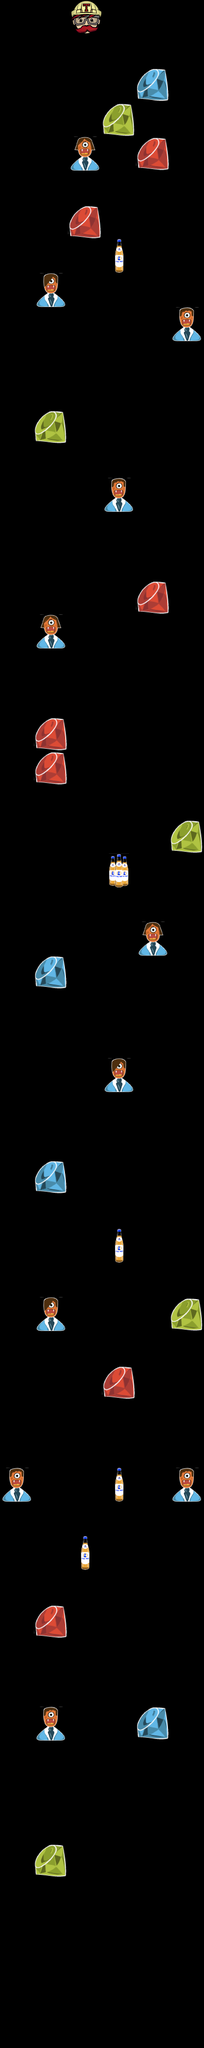

Below is a game level as drawn by its tile map, then a one-line description and the .tmx file that defines it, in full:
An orthogonal 6x60 tile map with 100x100 px tiles, 1 tile layer (Tile Layer 1), 2 tilesets.

<map version="1.0" orientation="orthogonal" width="6" height="60" tilewidth="100" tileheight="100">
 <tileset firstgid="1" name="game_background" tilewidth="100" tileheight="100">
  <image source="images/game_background.jpg" width="673" height="1065" />
 </tileset>
 <tileset firstgid="61" name="sprite_map" tilewidth="100" tileheight="100">
  <image source="graphics/sprite_map.png" width="500" height="500" />
 </tileset>
 <layer name="Tile Layer 1" width="6" height="60">
  <data>
   <tile gid="0" />
   <tile gid="0" />
   <tile gid="70" />
   <tile gid="0" />
   <tile gid="0" />
   <tile gid="0" />
   <tile gid="0" />
   <tile gid="0" />
   <tile gid="0" />
   <tile gid="0" />
   <tile gid="0" />
   <tile gid="0" />
   <tile gid="0" />
   <tile gid="0" />
   <tile gid="0" />
   <tile gid="0" />
   <tile gid="69" />
   <tile gid="0" />
   <tile gid="0" />
   <tile gid="0" />
   <tile gid="0" />
   <tile gid="65" />
   <tile gid="0" />
   <tile gid="0" />
   <tile gid="0" />
   <tile gid="0" />
   <tile gid="66" />
   <tile gid="0" />
   <tile gid="64" />
   <tile gid="0" />
   <tile gid="0" />
   <tile gid="0" />
   <tile gid="0" />
   <tile gid="0" />
   <tile gid="0" />
   <tile gid="0" />
   <tile gid="0" />
   <tile gid="0" />
   <tile gid="64" />
   <tile gid="0" />
   <tile gid="0" />
   <tile gid="0" />
   <tile gid="0" />
   <tile gid="0" />
   <tile gid="0" />
   <tile gid="72" />
   <tile gid="0" />
   <tile gid="0" />
   <tile gid="0" />
   <tile gid="67" />
   <tile gid="0" />
   <tile gid="0" />
   <tile gid="0" />
   <tile gid="0" />
   <tile gid="0" />
   <tile gid="0" />
   <tile gid="0" />
   <tile gid="0" />
   <tile gid="0" />
   <tile gid="68" />
   <tile gid="0" />
   <tile gid="0" />
   <tile gid="0" />
   <tile gid="0" />
   <tile gid="0" />
   <tile gid="0" />
   <tile gid="0" />
   <tile gid="0" />
   <tile gid="0" />
   <tile gid="0" />
   <tile gid="0" />
   <tile gid="0" />
   <tile gid="0" />
   <tile gid="65" />
   <tile gid="0" />
   <tile gid="0" />
   <tile gid="0" />
   <tile gid="0" />
   <tile gid="0" />
   <tile gid="0" />
   <tile gid="0" />
   <tile gid="0" />
   <tile gid="0" />
   <tile gid="0" />
   <tile gid="0" />
   <tile gid="0" />
   <tile gid="0" />
   <tile gid="68" />
   <tile gid="0" />
   <tile gid="0" />
   <tile gid="0" />
   <tile gid="0" />
   <tile gid="0" />
   <tile gid="0" />
   <tile gid="0" />
   <tile gid="0" />
   <tile gid="0" />
   <tile gid="0" />
   <tile gid="0" />
   <tile gid="0" />
   <tile gid="0" />
   <tile gid="0" />
   <tile gid="0" />
   <tile gid="0" />
   <tile gid="0" />
   <tile gid="0" />
   <tile gid="64" />
   <tile gid="0" />
   <tile gid="0" />
   <tile gid="66" />
   <tile gid="0" />
   <tile gid="0" />
   <tile gid="0" />
   <tile gid="0" />
   <tile gid="0" />
   <tile gid="0" />
   <tile gid="0" />
   <tile gid="0" />
   <tile gid="0" />
   <tile gid="0" />
   <tile gid="0" />
   <tile gid="0" />
   <tile gid="0" />
   <tile gid="0" />
   <tile gid="0" />
   <tile gid="0" />
   <tile gid="0" />
   <tile gid="64" />
   <tile gid="0" />
   <tile gid="0" />
   <tile gid="0" />
   <tile gid="0" />
   <tile gid="0" />
   <tile gid="64" />
   <tile gid="0" />
   <tile gid="0" />
   <tile gid="0" />
   <tile gid="0" />
   <tile gid="0" />
   <tile gid="0" />
   <tile gid="0" />
   <tile gid="0" />
   <tile gid="0" />
   <tile gid="0" />
   <tile gid="0" />
   <tile gid="0" />
   <tile gid="0" />
   <tile gid="0" />
   <tile gid="0" />
   <tile gid="65" />
   <tile gid="0" />
   <tile gid="0" />
   <tile gid="0" />
   <tile gid="71" />
   <tile gid="0" />
   <tile gid="0" />
   <tile gid="0" />
   <tile gid="0" />
   <tile gid="0" />
   <tile gid="0" />
   <tile gid="0" />
   <tile gid="0" />
   <tile gid="0" />
   <tile gid="0" />
   <tile gid="0" />
   <tile gid="0" />
   <tile gid="66" />
   <tile gid="0" />
   <tile gid="0" />
   <tile gid="69" />
   <tile gid="0" />
   <tile gid="0" />
   <tile gid="0" />
   <tile gid="0" />
   <tile gid="0" />
   <tile gid="0" />
   <tile gid="0" />
   <tile gid="0" />
   <tile gid="0" />
   <tile gid="0" />
   <tile gid="0" />
   <tile gid="0" />
   <tile gid="0" />
   <tile gid="0" />
   <tile gid="0" />
   <tile gid="0" />
   <tile gid="0" />
   <tile gid="0" />
   <tile gid="0" />
   <tile gid="67" />
   <tile gid="0" />
   <tile gid="0" />
   <tile gid="0" />
   <tile gid="0" />
   <tile gid="0" />
   <tile gid="0" />
   <tile gid="0" />
   <tile gid="0" />
   <tile gid="0" />
   <tile gid="0" />
   <tile gid="0" />
   <tile gid="0" />
   <tile gid="0" />
   <tile gid="0" />
   <tile gid="0" />
   <tile gid="69" />
   <tile gid="0" />
   <tile gid="0" />
   <tile gid="0" />
   <tile gid="0" />
   <tile gid="0" />
   <tile gid="0" />
   <tile gid="0" />
   <tile gid="0" />
   <tile gid="0" />
   <tile gid="0" />
   <tile gid="0" />
   <tile gid="0" />
   <tile gid="0" />
   <tile gid="72" />
   <tile gid="0" />
   <tile gid="0" />
   <tile gid="0" />
   <tile gid="0" />
   <tile gid="0" />
   <tile gid="0" />
   <tile gid="0" />
   <tile gid="0" />
   <tile gid="0" />
   <tile gid="67" />
   <tile gid="0" />
   <tile gid="0" />
   <tile gid="0" />
   <tile gid="65" />
   <tile gid="0" />
   <tile gid="0" />
   <tile gid="0" />
   <tile gid="0" />
   <tile gid="0" />
   <tile gid="0" />
   <tile gid="0" />
   <tile gid="0" />
   <tile gid="0" />
   <tile gid="64" />
   <tile gid="0" />
   <tile gid="0" />
   <tile gid="0" />
   <tile gid="0" />
   <tile gid="0" />
   <tile gid="0" />
   <tile gid="0" />
   <tile gid="0" />
   <tile gid="0" />
   <tile gid="0" />
   <tile gid="0" />
   <tile gid="0" />
   <tile gid="0" />
   <tile gid="0" />
   <tile gid="68" />
   <tile gid="0" />
   <tile gid="0" />
   <tile gid="72" />
   <tile gid="0" />
   <tile gid="68" />
   <tile gid="0" />
   <tile gid="0" />
   <tile gid="0" />
   <tile gid="0" />
   <tile gid="0" />
   <tile gid="0" />
   <tile gid="0" />
   <tile gid="0" />
   <tile gid="72" />
   <tile gid="0" />
   <tile gid="0" />
   <tile gid="0" />
   <tile gid="0" />
   <tile gid="0" />
   <tile gid="0" />
   <tile gid="0" />
   <tile gid="0" />
   <tile gid="0" />
   <tile gid="0" />
   <tile gid="64" />
   <tile gid="0" />
   <tile gid="0" />
   <tile gid="0" />
   <tile gid="0" />
   <tile gid="0" />
   <tile gid="0" />
   <tile gid="0" />
   <tile gid="0" />
   <tile gid="0" />
   <tile gid="0" />
   <tile gid="0" />
   <tile gid="0" />
   <tile gid="0" />
   <tile gid="0" />
   <tile gid="0" />
   <tile gid="0" />
   <tile gid="0" />
   <tile gid="68" />
   <tile gid="0" />
   <tile gid="0" />
   <tile gid="69" />
   <tile gid="0" />
   <tile gid="0" />
   <tile gid="0" />
   <tile gid="0" />
   <tile gid="0" />
   <tile gid="0" />
   <tile gid="0" />
   <tile gid="0" />
   <tile gid="0" />
   <tile gid="0" />
   <tile gid="0" />
   <tile gid="0" />
   <tile gid="0" />
   <tile gid="0" />
   <tile gid="0" />
   <tile gid="0" />
   <tile gid="0" />
   <tile gid="0" />
   <tile gid="0" />
   <tile gid="0" />
   <tile gid="65" />
   <tile gid="0" />
   <tile gid="0" />
   <tile gid="0" />
   <tile gid="0" />
   <tile gid="0" />
   <tile gid="0" />
   <tile gid="0" />
   <tile gid="0" />
   <tile gid="0" />
   <tile gid="0" />
   <tile gid="0" />
   <tile gid="0" />
   <tile gid="0" />
   <tile gid="0" />
   <tile gid="0" />
   <tile gid="0" />
   <tile gid="0" />
   <tile gid="0" />
   <tile gid="0" />
   <tile gid="0" />
   <tile gid="0" />
   <tile gid="0" />
   <tile gid="0" />
   <tile gid="0" />
   <tile gid="0" />
   <tile gid="0" />
   <tile gid="0" />
   <tile gid="0" />
   <tile gid="0" />
   <tile gid="0" />
   <tile gid="0" />
   <tile gid="0" />
   <tile gid="0" />
   <tile gid="0" />
  </data>
 </layer>
</map>